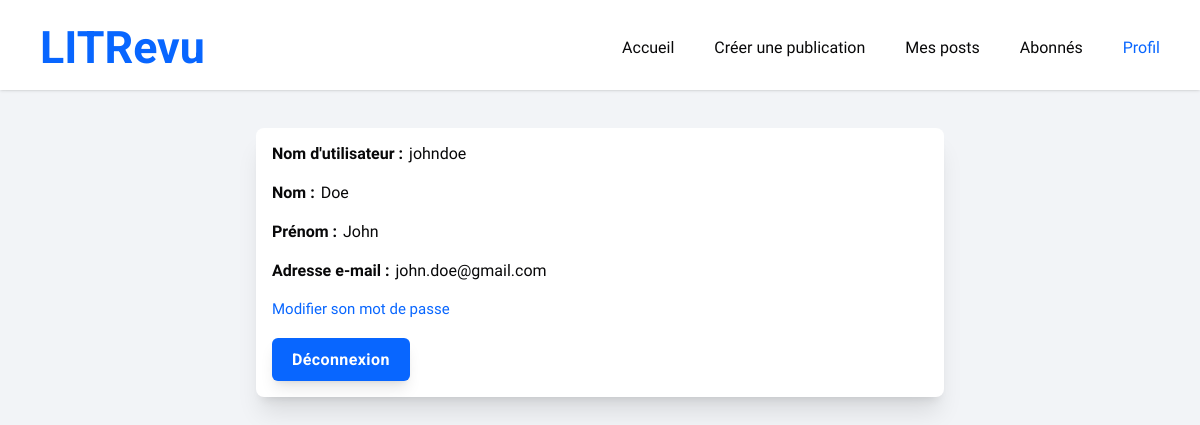
The app's page /profile/ (signed in) with its own data.
### authentication/models.py (models this page shows)
class User(AbstractUser):
    pass

### authentication/views.py (the view)
# urls.py: path("profile/", authentication.views.profile_page, name="profile"),
@login_required
def profile_page(request):
    return render(request, "authentication/profile.html")

### authentication/templates/authentication/profile.html (shortened to what this page needs)
{% extends 'base.html' %}
{% load static %}
{% block styles %}
<link rel="stylesheet" href="{% static 'authentication/css/profile.css' %}" />
{% endblock %}
{% block content %}
<div id="profile" class="secondary-card">
  <dl class="profile__info">
    <div>
      <dt><strong>Nom d'utilisateur : </strong></dt>
      <dd>{{ request.user.username }}</dd>
    </div>
    <div>
      <dt><strong>Nom : </strong></dt>
      <dd>{{ request.user.last_name|title }}</dd>
    </div>
    <div>
      <dt><strong>Prénom : </strong></dt>
      <dd>{{ request.user.first_name|title }}</dd>
    </div>
    <div>
      <dt><strong>Adresse e-mail : </strong></dt>
      <dd>{{ request.user.email }}</dd>
    </div>
  </dl>
  <a class="link" href="{% url 'password_change' %}"
    >Modifier son mot de passe</a
  >
  <form method="post" action="{% url 'logout' %}">
    <button
      class="btn primary-button"
      type="submit"
      aria-label="Se déconnecter du compte"
    >
      Déconnexion
    </button>
  </form>
</div>
{% endblock %}

### static/styles.css (style rules this page uses)
:root { --font-primary: "Josefin Sans", serif; --font-secondary: "Roboto", serif; --background: #f2f4f7; --foreground: #080809; --card: #ffffff; --primary: #0866ff; --primary-foreground: #ffffff; --primary-hover: #2280ff; --secondary-foreground: #65686c; --succes: #42b72a; --succes-hover: #3a9c26; --error: #f02849; --error-hover: #c0223b; --border: #dadde1; --placeholder: #90949c; }
* { margin: 0; padding: 0; box-sizing: border-box; }
body { font-family: var(--font-primary); color: var(--foreground); background-color: var(--background); }
a { text-decoration: none; color: inherit; }
form ::placeholder { color: var(--placeholder); font-size: 15px; }
.btn { font-family: var(--font-secondary); color: var(--primary-foreground); font-size: 1.1em; font-weight: 700; letter-spacing: 0.025em; padding: 12px 20px; border: none; border-radius: 6px; cursor: pointer; transition: all 0.4s ease-in-out; box-shadow: 0 10px 15px -3px rgb(0 0 0 / 0.1), 0 4px 6px -4px rgb(0 0 0 / 0.1); }
.primary-button { background-color: var(--primary); }
.link { display: block; color: var(--primary); font-size: 15px; }
.secondary-card { padding: 16px; width: 100%; border-radius: 8px; box-shadow: 0 20px 25px -5px rgb(0 0 0 / 0.1), 0 8px 10px -6px rgb(0 0 0 / 0.1); background-color: var(--card); }

### authentication/static/authentication/css/profile.css (style rules this page uses)
#profile .profile__info { display: flex; flex-direction: column; gap: 20px; }
#profile .profile__info div { display: flex; align-items: center; gap: 6px; }
#profile .primary-button { font-size: 1em; }
#profile .link { margin: 20px 0; }

### records on screen
User: user.username "johndoe", user.last_name "Doe", user.first_name "John", user.email "john.doe@gmail.com"
